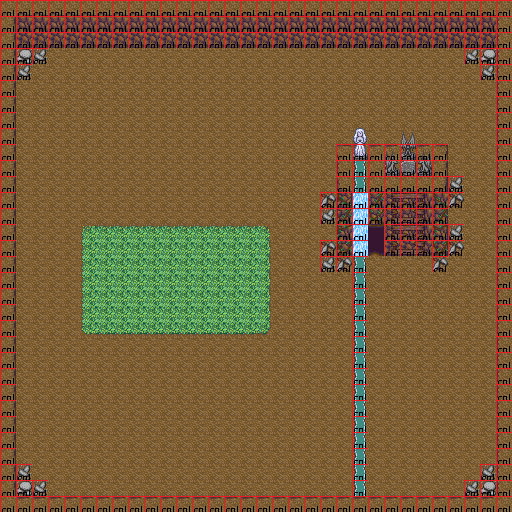

A 2D game scene composited from a Tiled map and its tileset images. What follows is a short description and the map's XML, with each tile layer's data collapsed to a summary:
An orthogonal 32x32 tile map with 16x16 px tiles, 4 tile layers (Tile Layer 1, Tile Layer 2, Tile Layer 3, collision), 2 tilesets and 2 objects (exit, start).

<map version="1.4" tiledversion="1.4.2" orientation="orthogonal" renderorder="right-down" width="32" height="32" tilewidth="16" tileheight="16" infinite="0" nextlayerid="6" nextobjectid="3">
 <tileset firstgid="1" source="cave.tsx" />
 <tileset firstgid="461" source="dev-tileset.tsx" />
 <layer id="1" name="Tile Layer 1" width="32" height="32">
  <data>[1024 cells, 1024 non-empty, 11 distinct tile ids]</data>
 </layer>
 <layer id="2" name="Tile Layer 2" width="32" height="32">
  <data>[1024 cells, 255 non-empty, 31 distinct tile ids]</data>
 </layer>
 <layer id="3" name="Tile Layer 3" width="32" height="32">
  <data>[1024 cells, 31 non-empty, 20 distinct tile ids]</data>
 </layer>
 <objectgroup id="4" name="Object Layer 1">
  <object id="1" name="exit" x="368" y="224" width="16" height="32" />
  <object id="2" name="start" x="112" y="256" width="16" height="16" />
 </objectgroup>
 <layer id="5" name="collision" width="32" height="32">
  <data>[1024 cells, 268 non-empty, 1 distinct tile ids]</data>
 </layer>
</map>
